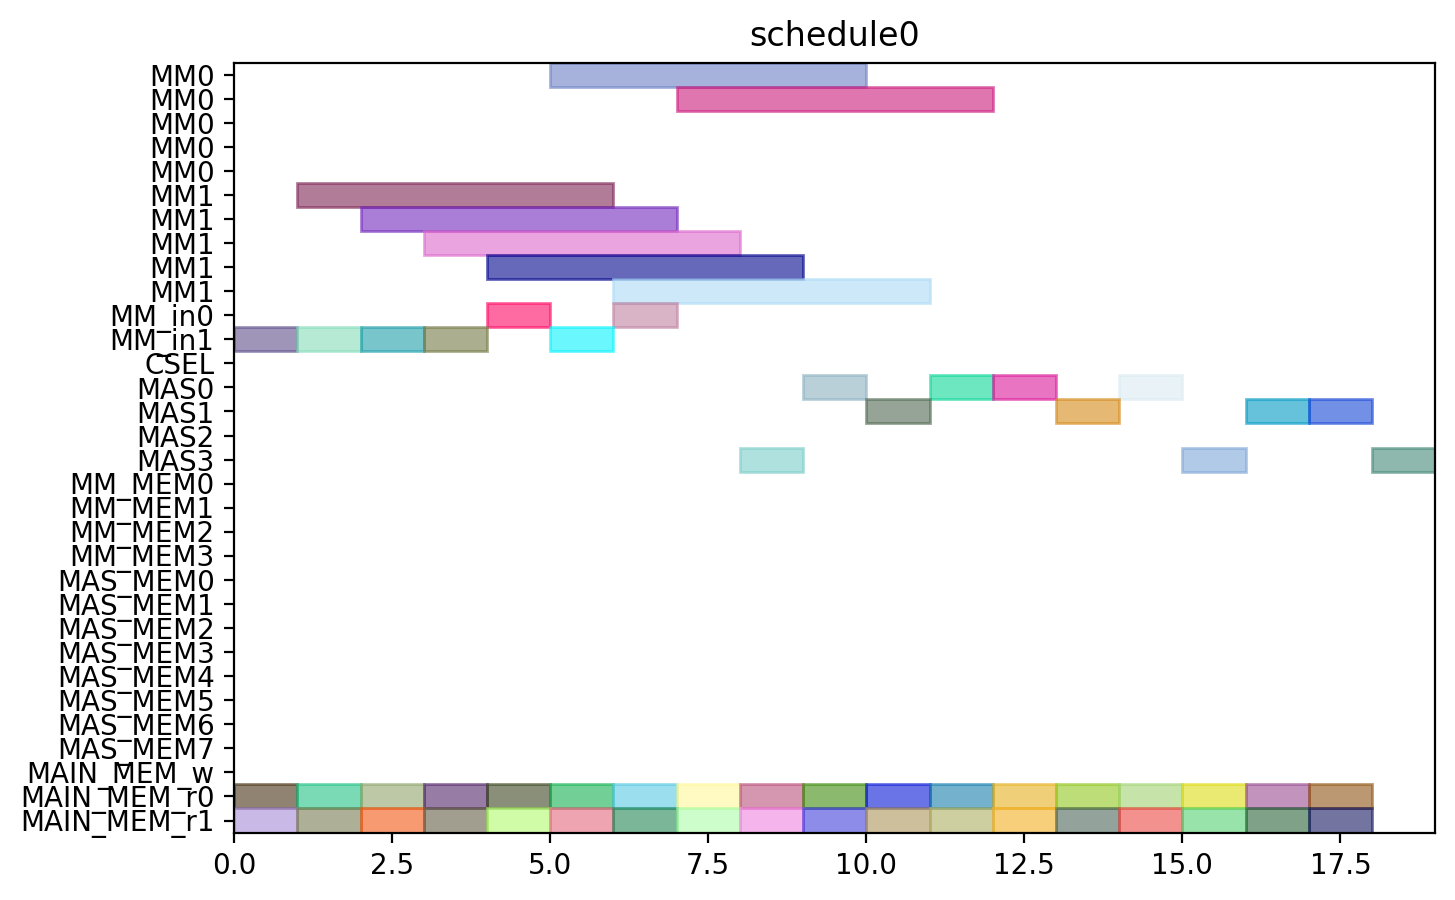

Write Python code to recreate this figure.
from pyschedule import Scenario, solvers, plotters, alt


def solve():
	horizon = 120
	S = Scenario("schedule0", horizon=horizon)

	# resource
	MM = S.Resources('MM', num=2, size=5)
	MM_in = S.Resources('MM_in', num=2)
	CSEL = S.Resource('CSEL')
	MAS = S.Resources('MAS', num=4, size=1, periods=range(1, horizon))
	MM_MEM = S.Resources('MM_MEM', num=4)
	MAS_MEM = S.Resources('MAS_MEM', num=8)
	MAIN_MEM_w = S.Resource('MAIN_MEM_w', size=1)
	MAIN_MEM_r = S.Resources('MAIN_MEM_r', num=2)

	# result of previous scheduling

	# new tasks
	t0_t0 = S.Task('t0_t0', length=1, delay_cost=1)
	t0_t0 += alt(MAS)
	t0_t0_mem0 = S.Task('t0_t0_mem0', length=1, delay_cost=1)
	t0_t0_mem0 += MAIN_MEM_r[0]
	S += t0_t0_mem0 <= t0_t0

	t0_t0_mem1 = S.Task('t0_t0_mem1', length=1, delay_cost=1)
	t0_t0_mem1 += MAIN_MEM_r[1]
	S += t0_t0_mem1 <= t0_t0

	t0_t1 = S.Task('t0_t1', length=1, delay_cost=1)
	t0_t1 += alt(MAS)
	t0_t1_mem0 = S.Task('t0_t1_mem0', length=1, delay_cost=1)
	t0_t1_mem0 += MAIN_MEM_r[0]
	S += t0_t1_mem0 <= t0_t1

	t0_t1_mem1 = S.Task('t0_t1_mem1', length=1, delay_cost=1)
	t0_t1_mem1 += MAIN_MEM_r[1]
	S += t0_t1_mem1 <= t0_t1

	t0_t3 = S.Task('t0_t3', length=5, delay_cost=1)
	t0_t3 += alt(MM)
	t0_t3_in = S.Task('t0_t3_in', length=1, delay_cost=1)
	t0_t3_in += alt(MM_in)
	S += t0_t3_in*MM_in[0]<=t0_t3*MM[0]
	S += t0_t3_in*MM_in[1]<=t0_t3*MM[1]
	t0_t3_mem0 = S.Task('t0_t3_mem0', length=1, delay_cost=1)
	t0_t3_mem0 += MAIN_MEM_r[0]
	S += t0_t3_mem0 <= t0_t3

	t0_t3_mem1 = S.Task('t0_t3_mem1', length=1, delay_cost=1)
	t0_t3_mem1 += MAIN_MEM_r[1]
	S += t0_t3_mem1 <= t0_t3

	t1_t0 = S.Task('t1_t0', length=1, delay_cost=1)
	t1_t0 += alt(MAS)
	t1_t0_mem0 = S.Task('t1_t0_mem0', length=1, delay_cost=1)
	t1_t0_mem0 += MAIN_MEM_r[0]
	S += t1_t0_mem0 <= t1_t0

	t1_t0_mem1 = S.Task('t1_t0_mem1', length=1, delay_cost=1)
	t1_t0_mem1 += MAIN_MEM_r[1]
	S += t1_t0_mem1 <= t1_t0

	t1_t1 = S.Task('t1_t1', length=1, delay_cost=1)
	t1_t1 += alt(MAS)
	t1_t1_mem0 = S.Task('t1_t1_mem0', length=1, delay_cost=1)
	t1_t1_mem0 += MAIN_MEM_r[0]
	S += t1_t1_mem0 <= t1_t1

	t1_t1_mem1 = S.Task('t1_t1_mem1', length=1, delay_cost=1)
	t1_t1_mem1 += MAIN_MEM_r[1]
	S += t1_t1_mem1 <= t1_t1

	t1_t3 = S.Task('t1_t3', length=5, delay_cost=1)
	t1_t3 += alt(MM)
	t1_t3_in = S.Task('t1_t3_in', length=1, delay_cost=1)
	t1_t3_in += alt(MM_in)
	S += t1_t3_in*MM_in[0]<=t1_t3*MM[0]
	S += t1_t3_in*MM_in[1]<=t1_t3*MM[1]
	t1_t3_mem0 = S.Task('t1_t3_mem0', length=1, delay_cost=1)
	t1_t3_mem0 += MAIN_MEM_r[0]
	S += t1_t3_mem0 <= t1_t3

	t1_t3_mem1 = S.Task('t1_t3_mem1', length=1, delay_cost=1)
	t1_t3_mem1 += MAIN_MEM_r[1]
	S += t1_t3_mem1 <= t1_t3

	t2_t2 = S.Task('t2_t2', length=1, delay_cost=1)
	t2_t2 += alt(MAS)
	t2_t2_mem0 = S.Task('t2_t2_mem0', length=1, delay_cost=1)
	t2_t2_mem0 += MAIN_MEM_r[0]
	S += t2_t2_mem0 <= t2_t2

	t2_t2_mem1 = S.Task('t2_t2_mem1', length=1, delay_cost=1)
	t2_t2_mem1 += MAIN_MEM_r[1]
	S += t2_t2_mem1 <= t2_t2

	t5_t0 = S.Task('t5_t0', length=5, delay_cost=1)
	t5_t0 += alt(MM)
	t5_t0_in = S.Task('t5_t0_in', length=1, delay_cost=1)
	t5_t0_in += alt(MM_in)
	S += t5_t0_in*MM_in[0]<=t5_t0*MM[0]
	S += t5_t0_in*MM_in[1]<=t5_t0*MM[1]
	t5_t0_mem0 = S.Task('t5_t0_mem0', length=1, delay_cost=1)
	t5_t0_mem0 += MAIN_MEM_r[0]
	S += t5_t0_mem0 <= t5_t0

	t5_t0_mem1 = S.Task('t5_t0_mem1', length=1, delay_cost=1)
	t5_t0_mem1 += MAIN_MEM_r[1]
	S += t5_t0_mem1 <= t5_t0

	t5_t1 = S.Task('t5_t1', length=5, delay_cost=1)
	t5_t1 += alt(MM)
	t5_t1_in = S.Task('t5_t1_in', length=1, delay_cost=1)
	t5_t1_in += alt(MM_in)
	S += t5_t1_in*MM_in[0]<=t5_t1*MM[0]
	S += t5_t1_in*MM_in[1]<=t5_t1*MM[1]
	t5_t1_mem0 = S.Task('t5_t1_mem0', length=1, delay_cost=1)
	t5_t1_mem0 += MAIN_MEM_r[0]
	S += t5_t1_mem0 <= t5_t1

	t5_t1_mem1 = S.Task('t5_t1_mem1', length=1, delay_cost=1)
	t5_t1_mem1 += MAIN_MEM_r[1]
	S += t5_t1_mem1 <= t5_t1

	t5_t2 = S.Task('t5_t2', length=1, delay_cost=1)
	t5_t2 += alt(MAS)
	t5_t2_mem0 = S.Task('t5_t2_mem0', length=1, delay_cost=1)
	t5_t2_mem0 += MAIN_MEM_r[0]
	S += t5_t2_mem0 <= t5_t2

	t5_t2_mem1 = S.Task('t5_t2_mem1', length=1, delay_cost=1)
	t5_t2_mem1 += MAIN_MEM_r[1]
	S += t5_t2_mem1 <= t5_t2

	t5_t3 = S.Task('t5_t3', length=1, delay_cost=1)
	t5_t3 += alt(MAS)
	t5_t3_mem0 = S.Task('t5_t3_mem0', length=1, delay_cost=1)
	t5_t3_mem0 += MAIN_MEM_r[0]
	S += t5_t3_mem0 <= t5_t3

	t5_t3_mem1 = S.Task('t5_t3_mem1', length=1, delay_cost=1)
	t5_t3_mem1 += MAIN_MEM_r[1]
	S += t5_t3_mem1 <= t5_t3

	t7_t0 = S.Task('t7_t0', length=1, delay_cost=1)
	t7_t0 += alt(MAS)
	t7_t0_mem0 = S.Task('t7_t0_mem0', length=1, delay_cost=1)
	t7_t0_mem0 += MAIN_MEM_r[0]
	S += t7_t0_mem0 <= t7_t0

	t7_t0_mem1 = S.Task('t7_t0_mem1', length=1, delay_cost=1)
	t7_t0_mem1 += MAIN_MEM_r[1]
	S += t7_t0_mem1 <= t7_t0

	t7_t1 = S.Task('t7_t1', length=1, delay_cost=1)
	t7_t1 += alt(MAS)
	t7_t1_mem0 = S.Task('t7_t1_mem0', length=1, delay_cost=1)
	t7_t1_mem0 += MAIN_MEM_r[0]
	S += t7_t1_mem0 <= t7_t1

	t7_t1_mem1 = S.Task('t7_t1_mem1', length=1, delay_cost=1)
	t7_t1_mem1 += MAIN_MEM_r[1]
	S += t7_t1_mem1 <= t7_t1

	t7_t3 = S.Task('t7_t3', length=5, delay_cost=1)
	t7_t3 += alt(MM)
	t7_t3_in = S.Task('t7_t3_in', length=1, delay_cost=1)
	t7_t3_in += alt(MM_in)
	S += t7_t3_in*MM_in[0]<=t7_t3*MM[0]
	S += t7_t3_in*MM_in[1]<=t7_t3*MM[1]
	t7_t3_mem0 = S.Task('t7_t3_mem0', length=1, delay_cost=1)
	t7_t3_mem0 += MAIN_MEM_r[0]
	S += t7_t3_mem0 <= t7_t3

	t7_t3_mem1 = S.Task('t7_t3_mem1', length=1, delay_cost=1)
	t7_t3_mem1 += MAIN_MEM_r[1]
	S += t7_t3_mem1 <= t7_t3

	t10_t0 = S.Task('t10_t0', length=5, delay_cost=1)
	t10_t0 += alt(MM)
	t10_t0_in = S.Task('t10_t0_in', length=1, delay_cost=1)
	t10_t0_in += alt(MM_in)
	S += t10_t0_in*MM_in[0]<=t10_t0*MM[0]
	S += t10_t0_in*MM_in[1]<=t10_t0*MM[1]
	t10_t0_mem0 = S.Task('t10_t0_mem0', length=1, delay_cost=1)
	t10_t0_mem0 += MAIN_MEM_r[0]
	S += t10_t0_mem0 <= t10_t0

	t10_t0_mem1 = S.Task('t10_t0_mem1', length=1, delay_cost=1)
	t10_t0_mem1 += MAIN_MEM_r[1]
	S += t10_t0_mem1 <= t10_t0

	t10_t1 = S.Task('t10_t1', length=5, delay_cost=1)
	t10_t1 += alt(MM)
	t10_t1_in = S.Task('t10_t1_in', length=1, delay_cost=1)
	t10_t1_in += alt(MM_in)
	S += t10_t1_in*MM_in[0]<=t10_t1*MM[0]
	S += t10_t1_in*MM_in[1]<=t10_t1*MM[1]
	t10_t1_mem0 = S.Task('t10_t1_mem0', length=1, delay_cost=1)
	t10_t1_mem0 += MAIN_MEM_r[0]
	S += t10_t1_mem0 <= t10_t1

	t10_t1_mem1 = S.Task('t10_t1_mem1', length=1, delay_cost=1)
	t10_t1_mem1 += MAIN_MEM_r[1]
	S += t10_t1_mem1 <= t10_t1

	t10_t2 = S.Task('t10_t2', length=1, delay_cost=1)
	t10_t2 += alt(MAS)
	t10_t2_mem0 = S.Task('t10_t2_mem0', length=1, delay_cost=1)
	t10_t2_mem0 += MAIN_MEM_r[0]
	S += t10_t2_mem0 <= t10_t2

	t10_t2_mem1 = S.Task('t10_t2_mem1', length=1, delay_cost=1)
	t10_t2_mem1 += MAIN_MEM_r[1]
	S += t10_t2_mem1 <= t10_t2

	t10_t3 = S.Task('t10_t3', length=1, delay_cost=1)
	t10_t3 += alt(MAS)
	t10_t3_mem0 = S.Task('t10_t3_mem0', length=1, delay_cost=1)
	t10_t3_mem0 += MAIN_MEM_r[0]
	S += t10_t3_mem0 <= t10_t3

	t10_t3_mem1 = S.Task('t10_t3_mem1', length=1, delay_cost=1)
	t10_t3_mem1 += MAIN_MEM_r[1]
	S += t10_t3_mem1 <= t10_t3

	solvers.mip.solve(S,msg=1,kind='CPLEX',ratio_gap=1.01)

	solution = [['hoge']*len(S.solution()[1]) for i in range(len(S.solution()))]
	for i in range(len(S.solution())):
		for j in range(len(S.solution()[i])):
			solution[i][j]=str(S.solution()[i][j])
	print(solution)

	cycles = int(solution[-1][3])

	pic_file_name = "/home/mfukuda/ABE/multiRAM_multiMAS_16mux/scheduling_result/stage5MM2_stage1MAS4/EP2_DBL_w_EVAL/schedule0.png"
	if(S.solution() != []):
		plotters.matplotlib.plot(S,img_filename=pic_file_name, show_task_labels=False, fig_size=(cycles*0.25+3, 5))

	return solution
